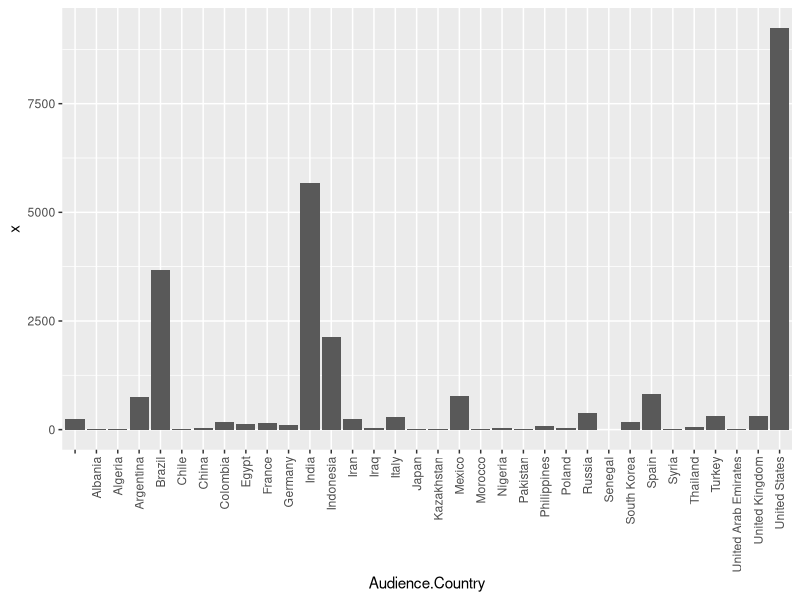
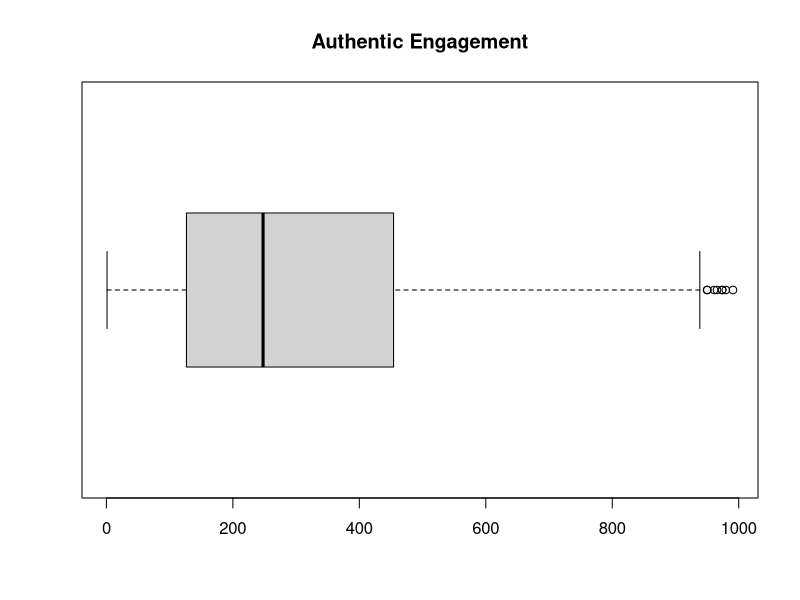

These figures' R source, in order:
## ---- chunk 1
### Solutions

### Problem 1
df <- read.csv("top_1000_instagrammers.csv", header=TRUE)

library(tidyverse)

df$Followers <- substr(df$Followers, 1, nchar(df$Followers) - 1)
df$Authentic.Engagement <- substr(df$Authentic.Engagement, 1, nchar(df$Authentic.Engagement) - 1)
df$Engagement.Avg. <- substr(df$Engagement.Avg., 1, nchar(df$Engagement.Avg.) - 1)

df$Followers <- as.numeric(as.character(df$Followers))
df$Authentic.Engagement <- as.numeric(as.character(df$Authentic.Engagement))
df$Engagement.Avg. <- as.numeric(as.character(df$Engagement.Avg.))

print(summary(df))

##ANALYSIS: from the summary we can tell that the average engagement 
#and authentic engagement have almost similar statistics as expected. 
#There's a mean of 26M followers with maximum being approx. 530M
#My instagram has 871 followers and has authentic engagement of about 450
#which are both very small when compared with the top 1000's statistics.

### Problem 2
library(ggplot2)

total <- aggregate(df$Followers, by=df[c('Audience.Country')], FUN=sum)

ggplot(total, aes(x=Audience.Country,y=x))+ geom_bar(stat='identity') + theme(axis.text.x = element_text(angle=90, vjust=.5, hjust=1))

ind_follower <- total[which(total$Audience.Country == "India"),'x']
sprintf("Total number of followers for India -is %s", ind_follower)

#ANALYSIS: United states has the most amount of followers as you can see from the plotted histogram.
#India has a total of 5684M followers and is ranked second.


### Problem3
library(tidyverse)
boxplot(df$Authentic.Engagement, main="Authentic Engagement", horizontal=TRUE)

#ANALYSIS: from the box plot, we can tell that minimum engagment is 1, 
#median of about 250M, maximum of 1000M and 1st quartile at 125M while the third quartile is at 450M. 
#It also has some potential outliers after 950M.

### Conclusion
#My instagram comes under lifestyle category
# It has 871 followers and an estimated engagement of 450
#On comparing it to the top 1000 instagram accounts, mine's insignificant. 
#If I were to become an influencer, the best way to increase followers and engaments would be 
#to switch to  amore popular category and focus on the US and indian audience
